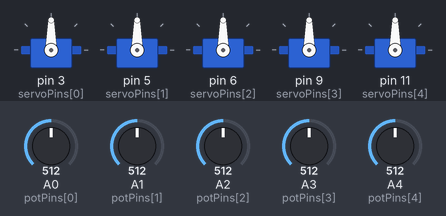
Bench run of a sketch on a simulated Arduino Uno, built with avr-gcc and run on an emulated ATmega328P. Shown: 5 × servo. Inputs (shaded band) come from the test bench; at power-on: A0 (potPins[0]) = 512, A1 (potPins[1]) = 512, A2 (potPins[2]) = 512, A3 (potPins[3]) = 512, A4 (potPins[4]) = 512.

Above: at 1.2 s.
1.3 s: A0 (potPins[0]) set to 716
At 2.5 s:
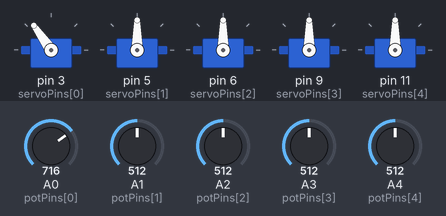
2.8 s: A1 (potPins[1]) set to 716
At 3.7 s:
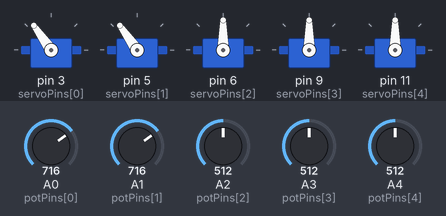
4.3 s: A2 (potPins[2]) set to 716
At 4.8 s:
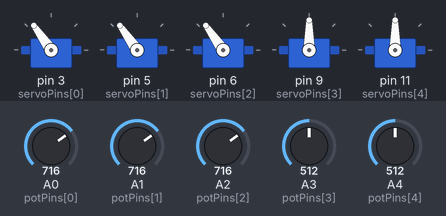
5.8 s: A3 (potPins[3]) set to 716
At 7.0 s:
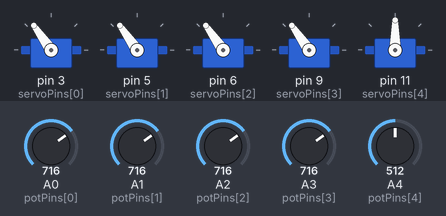
7.3 s: A4 (potPins[4]) set to 716
At 8.3 s:
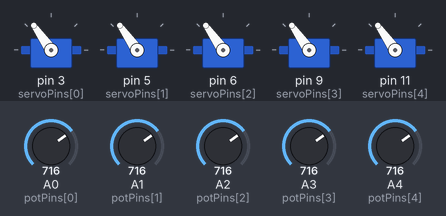
8.8 s: A0 (potPins[0]) set to 992
At 9.5 s:
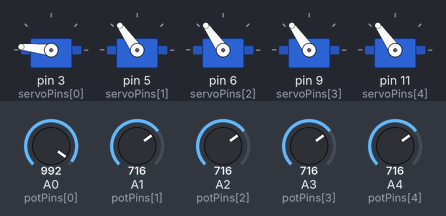
Timing chart, 0 to 11.3 s (numbered marks = the images above; inputs shaded):
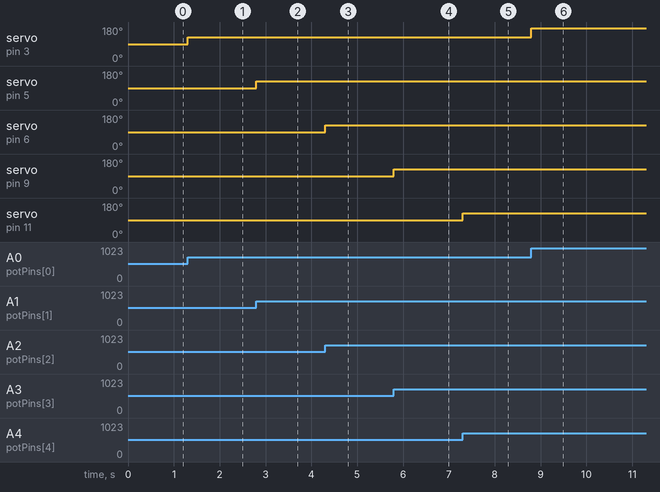

Measured:
- after the input at 1.3 s, servo on pin 3 (servoPins[0]): 90° → 125° at once
- after the input at 2.8 s, servo on pin 5 (servoPins[1]): 90° → 125° at once
- after the input at 4.3 s, servo on pin 6 (servoPins[2]): 90° → 125° at once
- after the input at 5.8 s, servo on pin 9 (servoPins[3]): 90° → 125° at once
- after the input at 7.3 s, servo on pin 11 (servoPins[4]): 90° → 125° at once
- after the input at 8.8 s, servo on pin 3 (servoPins[0]): 125° → 174° at once

The sketch:

pick_and_place.ino
```cpp
#include <Servo.h>

#define NUM_SERVOS 5   // Total number of servos

// Servo objects
Servo servos[NUM_SERVOS];

// Potentiometer pins
int potPins[NUM_SERVOS] = {A0, A1, A2, A3, A4};

// Servo PWM pins
int servoPins[NUM_SERVOS] = {3, 5, 6, 9, 11};

void setup() {
  for (int i = 0; i < NUM_SERVOS; i++) {
    servos[i].attach(servoPins[i]);   // Attach each servo
  }
}

void loop() {
  for (int i = 0; i < NUM_SERVOS; i++) {
    int potValue = analogRead(potPins[i]);      // Read potentiometer (0–1023)
    int angle = map(potValue, 0, 1023, 0, 180); // Map to servo angle
    servos[i].write(angle);                     // Move servo
  }
  delay(10); // Small delay to reduce jitter
}
```
